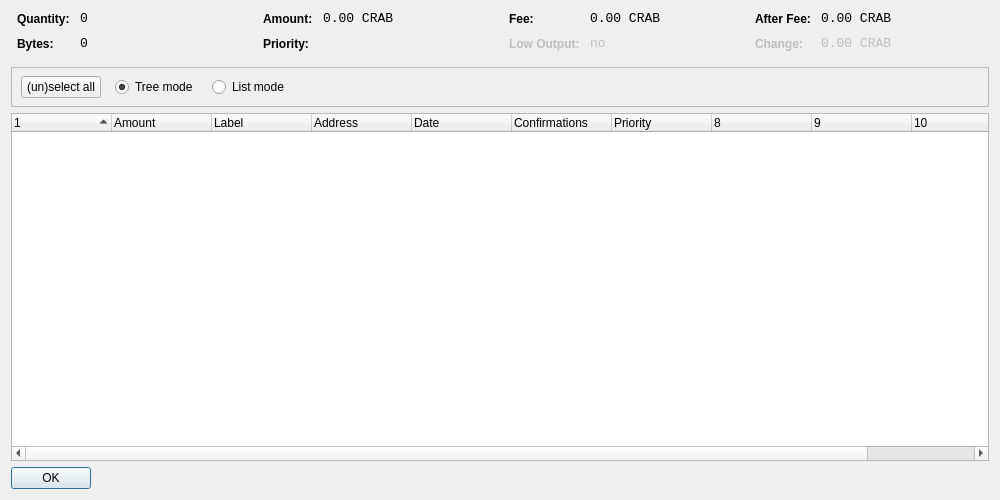
<?xml version="1.0" encoding="UTF-8"?>
<ui version="4.0">
 <class>CoinControlDialog</class>
 <widget class="QDialog" name="CoinControlDialog">
  <property name="geometry">
   <rect>
    <x>0</x>
    <y>0</y>
    <width>1000</width>
    <height>500</height>
   </rect>
  </property>
  <property name="windowTitle">
   <string>Coin Control</string>
  </property>
  <layout class="QVBoxLayout" name="verticalLayout">
   <item>
    <layout class="QHBoxLayout" name="horizontalLayoutTop" stretch="0,0,0,0">
     <property name="topMargin">
      <number>0</number>
     </property>
     <property name="bottomMargin">
      <number>10</number>
     </property>
     <item>
      <layout class="QFormLayout" name="formLayoutCoinControl1">
       <property name="horizontalSpacing">
        <number>10</number>
       </property>
       <property name="verticalSpacing">
        <number>10</number>
       </property>
       <property name="leftMargin">
        <number>6</number>
       </property>
       <property name="rightMargin">
        <number>6</number>
       </property>
       <item row="0" column="0">
        <widget class="QLabel" name="labelCoinControlQuantityText">
         <property name="styleSheet">
          <string notr="true">font-weight:bold;</string>
         </property>
         <property name="text">
          <string>Quantity:</string>
         </property>
        </widget>
       </item>
       <item row="0" column="1">
        <widget class="QLabel" name="labelCoinControlQuantity">
         <property name="font">
          <font>
           <family>Monospace</family>
           <pointsize>10</pointsize>
          </font>
         </property>
         <property name="cursor">
          <cursorShape>IBeamCursor</cursorShape>
         </property>
         <property name="contextMenuPolicy">
          <enum>Qt::ActionsContextMenu</enum>
         </property>
         <property name="text">
          <string notr="true">0</string>
         </property>
         <property name="textInteractionFlags">
          <set>Qt::LinksAccessibleByMouse|Qt::TextSelectableByKeyboard|Qt::TextSelectableByMouse</set>
         </property>
        </widget>
       </item>
       <item row="1" column="0">
        <widget class="QLabel" name="labelCoinControlBytesText">
         <property name="styleSheet">
          <string notr="true">font-weight:bold;</string>
         </property>
         <property name="text">
          <string>Bytes:</string>
         </property>
        </widget>
       </item>
       <item row="1" column="1">
        <widget class="QLabel" name="labelCoinControlBytes">
         <property name="font">
          <font>
           <family>Monospace</family>
           <pointsize>10</pointsize>
          </font>
         </property>
         <property name="cursor">
          <cursorShape>IBeamCursor</cursorShape>
         </property>
         <property name="contextMenuPolicy">
          <enum>Qt::ActionsContextMenu</enum>
         </property>
         <property name="text">
          <string notr="true">0</string>
         </property>
         <property name="textInteractionFlags">
          <set>Qt::LinksAccessibleByMouse|Qt::TextSelectableByKeyboard|Qt::TextSelectableByMouse</set>
         </property>
        </widget>
       </item>
      </layout>
     </item>
     <item>
      <layout class="QFormLayout" name="formLayoutCoinControl2">
       <property name="horizontalSpacing">
        <number>10</number>
       </property>
       <property name="verticalSpacing">
        <number>10</number>
       </property>
       <property name="leftMargin">
        <number>6</number>
       </property>
       <property name="rightMargin">
        <number>6</number>
       </property>
       <item row="0" column="0">
        <widget class="QLabel" name="labelCoinControlAmountText">
         <property name="styleSheet">
          <string notr="true">font-weight:bold;</string>
         </property>
         <property name="text">
          <string>Amount:</string>
         </property>
        </widget>
       </item>
       <item row="0" column="1">
        <widget class="QLabel" name="labelCoinControlAmount">
         <property name="font">
          <font>
           <family>Monospace</family>
           <pointsize>10</pointsize>
          </font>
         </property>
         <property name="cursor">
          <cursorShape>IBeamCursor</cursorShape>
         </property>
         <property name="contextMenuPolicy">
          <enum>Qt::ActionsContextMenu</enum>
         </property>
         <property name="text">
          <string notr="true">0.00 CRAB</string>
         </property>
         <property name="textInteractionFlags">
          <set>Qt::LinksAccessibleByMouse|Qt::TextSelectableByKeyboard|Qt::TextSelectableByMouse</set>
         </property>
        </widget>
       </item>
       <item row="1" column="0">
        <widget class="QLabel" name="labelCoinControlPriorityText">
         <property name="styleSheet">
          <string notr="true">font-weight:bold;</string>
         </property>
         <property name="text">
          <string>Priority:</string>
         </property>
        </widget>
       </item>
       <item row="1" column="1">
        <widget class="QLabel" name="labelCoinControlPriority">
         <property name="font">
          <font>
           <family>Monospace</family>
           <pointsize>10</pointsize>
          </font>
         </property>
         <property name="cursor">
          <cursorShape>IBeamCursor</cursorShape>
         </property>
         <property name="contextMenuPolicy">
          <enum>Qt::ActionsContextMenu</enum>
         </property>
         <property name="text">
          <string/>
         </property>
         <property name="textInteractionFlags">
          <set>Qt::LinksAccessibleByMouse|Qt::TextSelectableByKeyboard|Qt::TextSelectableByMouse</set>
         </property>
        </widget>
       </item>
      </layout>
     </item>
     <item>
      <layout class="QFormLayout" name="formLayoutCoinControl3">
       <property name="horizontalSpacing">
        <number>10</number>
       </property>
       <property name="verticalSpacing">
        <number>10</number>
       </property>
       <property name="leftMargin">
        <number>6</number>
       </property>
       <property name="rightMargin">
        <number>6</number>
       </property>
       <item row="0" column="0">
        <widget class="QLabel" name="labelCoinControlFeeText">
         <property name="styleSheet">
          <string notr="true">font-weight:bold;</string>
         </property>
         <property name="text">
          <string>Fee:</string>
         </property>
        </widget>
       </item>
       <item row="0" column="1">
        <widget class="QLabel" name="labelCoinControlFee">
         <property name="font">
          <font>
           <family>Monospace</family>
           <pointsize>10</pointsize>
          </font>
         </property>
         <property name="cursor">
          <cursorShape>IBeamCursor</cursorShape>
         </property>
         <property name="contextMenuPolicy">
          <enum>Qt::ActionsContextMenu</enum>
         </property>
         <property name="text">
          <string notr="true">0.00 CRAB</string>
         </property>
         <property name="textInteractionFlags">
          <set>Qt::LinksAccessibleByMouse|Qt::TextSelectableByKeyboard|Qt::TextSelectableByMouse</set>
         </property>
        </widget>
       </item>
       <item row="1" column="0">
        <widget class="QLabel" name="labelCoinControlLowOutputText">
         <property name="enabled">
          <bool>false</bool>
         </property>
         <property name="styleSheet">
          <string notr="true">font-weight:bold;</string>
         </property>
         <property name="text">
          <string>Low Output:</string>
         </property>
        </widget>
       </item>
       <item row="1" column="1">
        <widget class="QLabel" name="labelCoinControlLowOutput">
         <property name="enabled">
          <bool>false</bool>
         </property>
         <property name="font">
          <font>
           <family>Monospace</family>
           <pointsize>10</pointsize>
          </font>
         </property>
         <property name="cursor">
          <cursorShape>IBeamCursor</cursorShape>
         </property>
         <property name="contextMenuPolicy">
          <enum>Qt::ActionsContextMenu</enum>
         </property>
         <property name="text">
          <string notr="true">no</string>
         </property>
         <property name="textInteractionFlags">
          <set>Qt::LinksAccessibleByMouse|Qt::TextSelectableByKeyboard|Qt::TextSelectableByMouse</set>
         </property>
        </widget>
       </item>
      </layout>
     </item>
     <item>
      <layout class="QFormLayout" name="formLayoutCoinControl4">
       <property name="horizontalSpacing">
        <number>10</number>
       </property>
       <property name="verticalSpacing">
        <number>10</number>
       </property>
       <property name="leftMargin">
        <number>6</number>
       </property>
       <property name="rightMargin">
        <number>6</number>
       </property>
       <item row="0" column="0">
        <widget class="QLabel" name="labelCoinControlAfterFeeText">
         <property name="styleSheet">
          <string notr="true">font-weight:bold;</string>
         </property>
         <property name="text">
          <string>After Fee:</string>
         </property>
        </widget>
       </item>
       <item row="0" column="1">
        <widget class="QLabel" name="labelCoinControlAfterFee">
         <property name="font">
          <font>
           <family>Monospace</family>
           <pointsize>10</pointsize>
          </font>
         </property>
         <property name="cursor">
          <cursorShape>IBeamCursor</cursorShape>
         </property>
         <property name="contextMenuPolicy">
          <enum>Qt::ActionsContextMenu</enum>
         </property>
         <property name="text">
          <string notr="true">0.00 CRAB</string>
         </property>
         <property name="textInteractionFlags">
          <set>Qt::LinksAccessibleByMouse|Qt::TextSelectableByKeyboard|Qt::TextSelectableByMouse</set>
         </property>
        </widget>
       </item>
       <item row="1" column="0">
        <widget class="QLabel" name="labelCoinControlChangeText">
         <property name="enabled">
          <bool>false</bool>
         </property>
         <property name="styleSheet">
          <string notr="true">font-weight:bold;</string>
         </property>
         <property name="text">
          <string>Change:</string>
         </property>
        </widget>
       </item>
       <item row="1" column="1">
        <widget class="QLabel" name="labelCoinControlChange">
         <property name="enabled">
          <bool>false</bool>
         </property>
         <property name="font">
          <font>
           <family>Monospace</family>
           <pointsize>10</pointsize>
          </font>
         </property>
         <property name="cursor">
          <cursorShape>IBeamCursor</cursorShape>
         </property>
         <property name="contextMenuPolicy">
          <enum>Qt::ActionsContextMenu</enum>
         </property>
         <property name="text">
          <string notr="true">0.00 CRAB</string>
         </property>
         <property name="textInteractionFlags">
          <set>Qt::LinksAccessibleByMouse|Qt::TextSelectableByKeyboard|Qt::TextSelectableByMouse</set>
         </property>
        </widget>
       </item>
      </layout>
     </item>
    </layout>
   </item>
   <item>
    <widget class="QFrame" name="frame">
     <property name="minimumSize">
      <size>
       <width>0</width>
       <height>40</height>
      </size>
     </property>
     <property name="frameShape">
      <enum>QFrame::StyledPanel</enum>
     </property>
     <property name="frameShadow">
      <enum>QFrame::Sunken</enum>
     </property>
     <widget class="QWidget" name="horizontalLayoutWidget">
      <property name="geometry">
       <rect>
        <x>10</x>
        <y>0</y>
        <width>781</width>
        <height>41</height>
       </rect>
      </property>
      <layout class="QHBoxLayout" name="horizontalLayoutPanel" stretch="0,0,0,0,0">
       <property name="spacing">
        <number>14</number>
       </property>
       <item>
        <widget class="QPushButton" name="pushButtonSelectAll">
         <property name="sizePolicy">
          <sizepolicy hsizetype="Maximum" vsizetype="Fixed">
           <horstretch>0</horstretch>
           <verstretch>0</verstretch>
          </sizepolicy>
         </property>
         <property name="text">
          <string>(un)select all</string>
         </property>
        </widget>
       </item>
       <item>
        <widget class="QRadioButton" name="radioTreeMode">
         <property name="sizePolicy">
          <sizepolicy hsizetype="Maximum" vsizetype="Fixed">
           <horstretch>0</horstretch>
           <verstretch>0</verstretch>
          </sizepolicy>
         </property>
         <property name="text">
          <string>Tree mode</string>
         </property>
         <property name="checked">
          <bool>true</bool>
         </property>
        </widget>
       </item>
       <item>
        <widget class="QRadioButton" name="radioListMode">
         <property name="sizePolicy">
          <sizepolicy hsizetype="Maximum" vsizetype="Fixed">
           <horstretch>0</horstretch>
           <verstretch>0</verstretch>
          </sizepolicy>
         </property>
         <property name="text">
          <string>List mode</string>
         </property>
        </widget>
       </item>
       <item>
        <spacer name="horizontalSpacer">
         <property name="orientation">
          <enum>Qt::Horizontal</enum>
         </property>
         <property name="sizeHint" stdset="0">
          <size>
           <width>40</width>
           <height>20</height>
          </size>
         </property>
        </spacer>
       </item>
      </layout>
     </widget>
    </widget>
   </item>
   <item>
    <widget class="CoinControlTreeWidget" name="treeWidget">
     <property name="contextMenuPolicy">
      <enum>Qt::CustomContextMenu</enum>
     </property>
     <property name="sortingEnabled">
      <bool>false</bool>
     </property>
     <property name="columnCount">
      <number>11</number>
     </property>
     <attribute name="headerShowSortIndicator" stdset="0">
      <bool>true</bool>
     </attribute>
     <attribute name="headerStretchLastSection">
      <bool>false</bool>
     </attribute>
     <column>
      <property name="text">
       <string/>
      </property>
     </column>
     <column>
      <property name="text">
       <string>Amount</string>
      </property>
     </column>
     <column>
      <property name="text">
       <string>Label</string>
      </property>
     </column>
     <column>
      <property name="text">
       <string>Address</string>
      </property>
     </column>
     <column>
      <property name="text">
       <string>Date</string>
      </property>
     </column>
     <column>
      <property name="text">
       <string>Confirmations</string>
      </property>
      <property name="toolTip">
       <string>Confirmed</string>
      </property>
     </column>
     <column>
      <property name="text">
       <string>Priority</string>
      </property>
     </column>
     <column>
      <property name="text">
       <string/>
      </property>
     </column>
     <column>
      <property name="text">
       <string/>
      </property>
     </column>
     <column>
      <property name="text">
       <string/>
      </property>
     </column>
     <column>
      <property name="text">
       <string/>
      </property>
     </column>
    </widget>
   </item>
   <item>
    <widget class="QDialogButtonBox" name="buttonBox">
     <property name="sizePolicy">
      <sizepolicy hsizetype="Maximum" vsizetype="Fixed">
       <horstretch>0</horstretch>
       <verstretch>0</verstretch>
      </sizepolicy>
     </property>
     <property name="orientation">
      <enum>Qt::Horizontal</enum>
     </property>
     <property name="standardButtons">
      <set>QDialogButtonBox::Ok</set>
     </property>
    </widget>
   </item>
  </layout>
 </widget>
 <customwidgets>
  <customwidget>
   <class>CoinControlTreeWidget</class>
   <extends>QTreeWidget</extends>
   <header>coincontroltreewidget.h</header>
  </customwidget>
 </customwidgets>
 <resources/>
 <connections/>
</ui>
